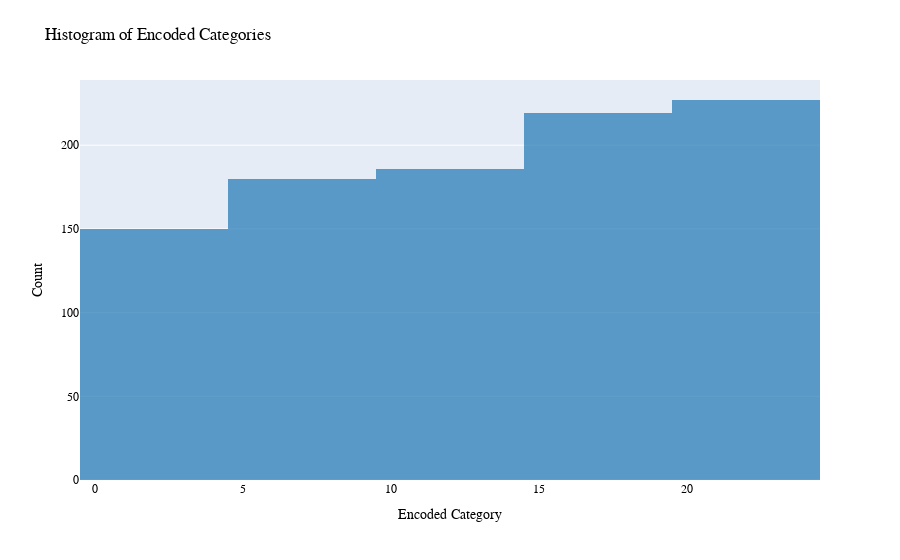

Source (notebook cell):
### Code cell
# Create the histogram using Plotly Express
fig = px.histogram(df, x='Category_but_Encoded',
                   title='Histogram of Encoded Categories',
                   labels={'Category_but_Encoded': 'Encoded Category'},
                   nbins=10,
                   opacity=0.7,
                   color_discrete_sequence=['#1f77b4']
                   )

fig.update_layout(
    xaxis_title='Encoded Category',
    yaxis_title='Count',
    font=dict(family='Arial', size=12, color='black'),
    legend_title='Categories',
    legend=dict(orientation='h', x=0.5, y=1.15),
    margin=dict(t=80, b=80, l=80, r=80),
)

# Show the interactive plot
fig.show()

### Figure 1 — Plotly figure (JSON) as saved in the notebook; plotly's stock layout.template omitted (floating-point values rounded to 4 significant figures; data arrays with more than 128 entries replaced by an {"elided": "..."} marker saying what was removed)
{"data": [{"alignmentgroup": "True", "bingroup": "x", "hovertemplate": "Encoded Category=%{x}<br>count=%{y}<extra></extra>", "legendgroup": "", "marker": {"color": "#1f77b4", "opacity": 0.7, "pattern": {"shape": ""}}, "name": "", "nbinsx": 10, "offsetgroup": "", "orientation": "v", "showlegend": false, "type": "histogram", "x": {"elided": "962 int values"}, "xaxis": "x", "yaxis": "y"}], "layout": {"barmode": "relative", "font": {"color": "black", "family": "Arial", "size": 12}, "legend": {"orientation": "h", "title": {"text": "Categories"}, "tracegroupgap": 0, "x": 0.5, "y": 1.15}, "margin": {"b": 80, "l": 80, "r": 80, "t": 80}, "title": {"text": "Histogram of Encoded Categories"}, "xaxis": {"anchor": "y", "domain": [0, 1], "title": {"text": "Encoded Category"}}, "yaxis": {"anchor": "x", "domain": [0, 1], "title": {"text": "Count"}}}}
